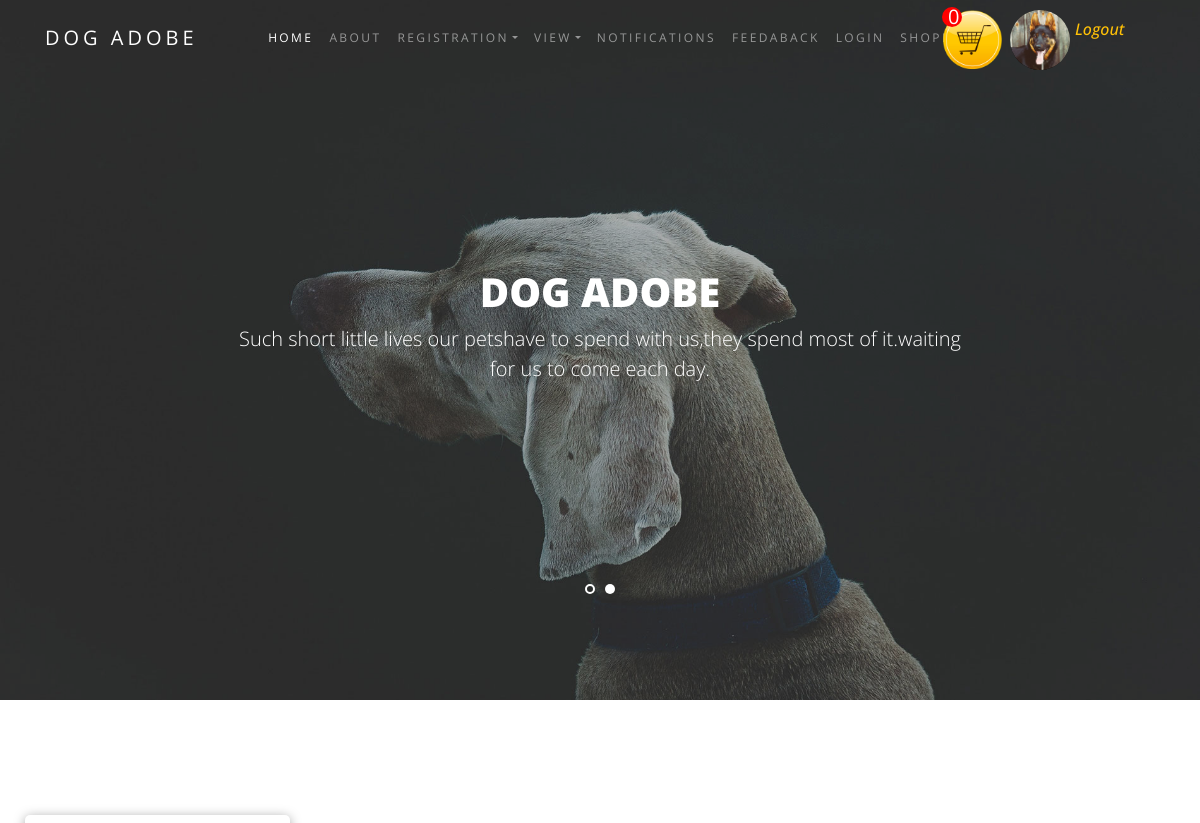
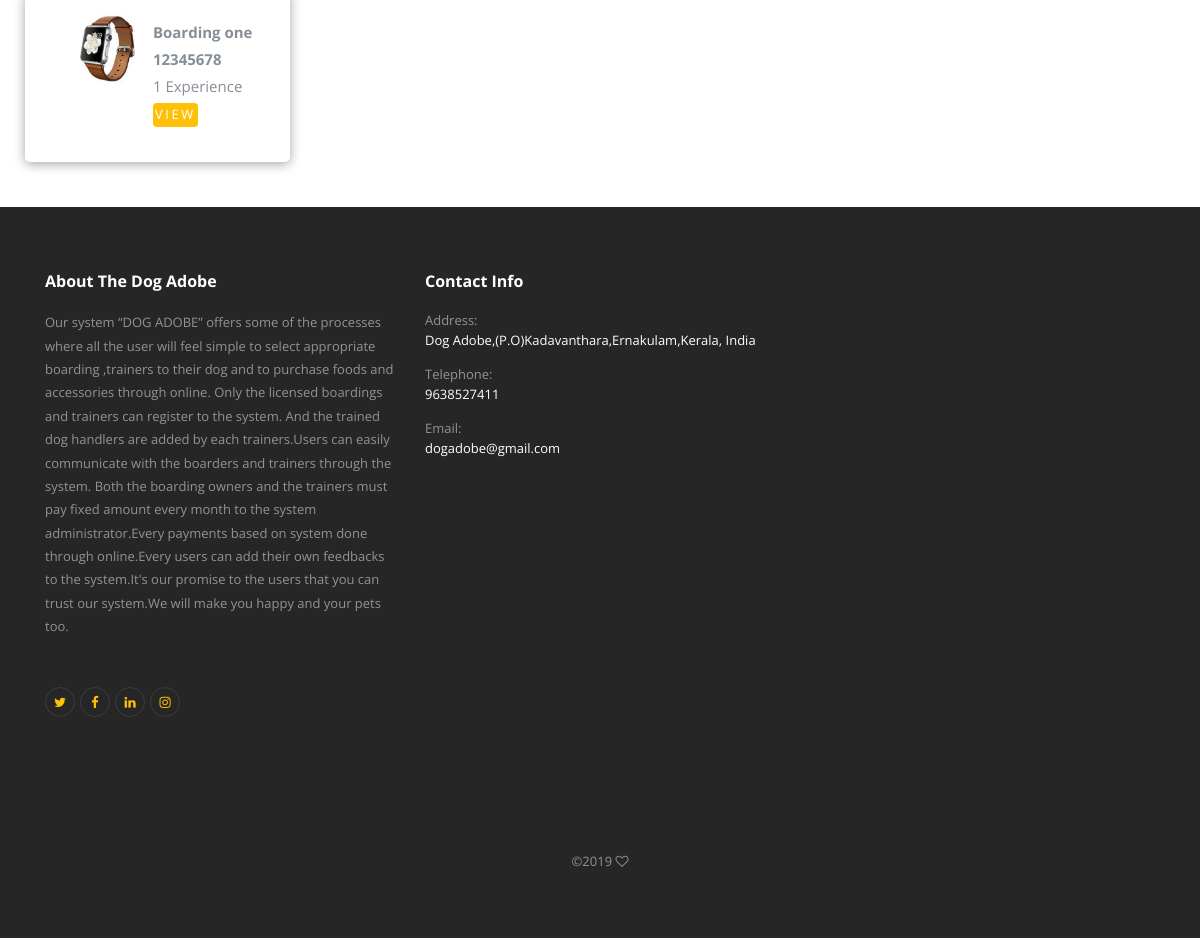
Screenshot of /viewborder/ with the database file from the repository (2 pictures, top to bottom).
### app/models.py (models this page shows)
class tbboarlog(models.Model):
    fname=models.CharField(max_length=100)
    lname=models.CharField(max_length=100)
    dob=models.CharField(max_length=100)
    address=models.CharField(max_length=100)
    pincode=models.CharField(max_length=100)
    propic=models.ImageField(upload_to='Images/profile',verbose_name="file", null=True,blank=True)
    place=models.CharField(max_length=100)
    street=models.CharField(max_length=100)
    landmark=models.CharField(max_length=100)
    desc=models.CharField(max_length=1000)
    username=models.CharField(max_length=100)
    password=models.CharField(max_length=100)
    email=models.CharField(max_length=100)
    phone=models.CharField(max_length=100)
    usertype=models.CharField(max_length=100)
    approve=models.CharField(max_length=100)
    exp=models.CharField(max_length=100)
    compname=models.CharField(max_length=100)
    licno=models.ImageField(upload_to='Images/licence',verbose_name="file", null=True,blank=True)
    contact=models.CharField(max_length=100)

### app/views.py (the view)
# urls.py: url(r'^viewborder/',viewborder,name="viewborder"),
def viewborder(request):
    data=tbboarlog.objects.filter(usertype='boarding',approve='Approve')
    return render(request,'app/viewborder.html',{'data':data})

### app/templates/app/viewborder.html (shortened to what this page needs)
{% extends "app/applayout.html" %}
{% block content %}
<div class="row" style="margin:100px 10px 30px; ">
   {% for i in data %}
    <div class="col-xs-3 col-sm-3 col-md-3 col-lg-3 myitem">
        <div class="myitem1">
            <div class="row">
                <div class="col-xs-5 col-sm-5 col-md-5 col-lg-5 mysp">
                    <img src="{{i.propic.url}}" alt="no img" class="myimg" width="150px" >
                </div>
                <div class="col-xs-5 col-sm-5 col-md-5 col-lg-5 myMP">
                    <div class="col-xs-12 col-sm-12 col-md-12 col-lg-12 myMP">
                        <br>
                        <b>{{i.fname}} {{i.lname}}</b><br>
                        <b>{{i.licno}}</b><br>
                    </div>
                    <div class="col-xs-12 col-sm-12 col-md-12 col-lg-12" style="margin: 0px;padding: 0px;">
                        {{i.exp}} Experience<br>
                        <a href="{% url 'app:viewindborder' id=i.id %}" style="padding: 0px;" class="btn btn-primary">View</a>
                    </div>
                </div>
            </div>
        </div>
    </div>
    {% endfor %}
</div>
{% endblock %}

### app/static/app/css/style.css (style rules this page uses)
body { background: #fff; font-family: "Open Sans", Arial, sans-serif; font-weight: 400; font-size: 15px; line-height: 1.8; color: #868e96; }
a { -webkit-transition: .3s all ease; -o-transition: .3s all ease; transition: .3s all ease; text-decoration: none; }
.btn, .form-control { outline: none; -webkit-box-shadow: none !important; box-shadow: none !important; }
.btn { font-size: 13px; text-transform: uppercase; letter-spacing: .2em; }
.btn.btn-primary { color: #fff; border-width: 2px; }

### app/templates/app/viewborder.html (style rules this page uses)
.myitem { padding: 10px; border-radius: 5px; }
.myitem1 { border-radius: 5px; height: 170px; margin: 5px; box-shadow: 0px 2px 12px 0 rgba(0,0,0,.36); }
.myimg { border-radius: 5px; }
.mysp { margin: 10px; overflow:hidden; height: 150px; border-radius: 5PX; }
.myMP { margin: 0px;padding: 0px; }

### rows the page displays
tbboarlog: propic (picture), fname "Boarding", lname "one", licno "12345678", exp "1"
